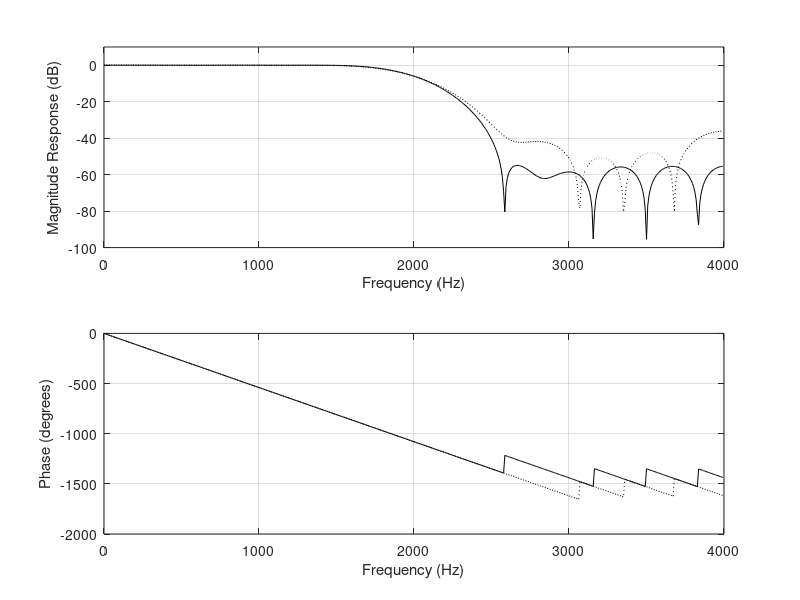

The MATLAB script that drew this image:
% MATLAB Program 7.13 for Eample 7.19
% MATLAB program to create Figure 7.40B
close all;clear all; clc;
%FIR filter coefficients:
Bham =[
   0.00000000000000
  -0.00276854711076
   0.00000000000000
   0.00759455135346
   0.00000000000000
  -0.01914148493949
   0.00000000000000
   0.04195685650042
   0.00000000000000
  -0.09180790496577
   0.00000000000000
   0.31332065886015
   0.50000000000000
   0.31332065886015
   0.00000000000000
  -0.09180790496577
   0.00000000000000
   0.04195685650042
   0.00000000000000
  -0.01914148493949
   0.00000000000000
   0.00759455135346
   0.00000000000000
  -0.00276854711076
   0.00000000000000];

%Quantized FIR filter coefficients:
BhamQ =[
   0.0000000
  -0.0000000
   0.0000000
   0.0078125
   0.0000000
  -0.0156250
   0.0000000
   0.0390625
   0.0000000
  -0.0859375
   0.0000000
   0.3125000
   0.5000000
   0.3125000
   0.0000000
   -0.0859375
   0.0000000
   0.0390625
   0.0000000
  -0.0156250
   0.0000000
   0.0078125
   0.0000000
  -0.0000000
   0.0000000];
fs=8000;
[hham,f]=freqz(Bham,1,512,fs);
[hhamQ,f]=freqz(BhamQ,1,512,fs);
p=180*unwrap(angle(hham))/pi;
pQ=180*unwrap(angle(hhamQ))/pi;
subplot(2,1,1);
plot(f,20*log10(abs(hham)),'k',f,20*log10(abs(hhamQ)),'k:');grid
axis([0 fs/2 -100 10]);
xlabel('Frequency (Hz)');
ylabel('Magnitude Response (dB)');
subplot(2,1,2);
plot(f,p,'k',f,pQ,'k:');grid
xlabel('Frequency (Hz)');
ylabel('Phase (degrees)');
